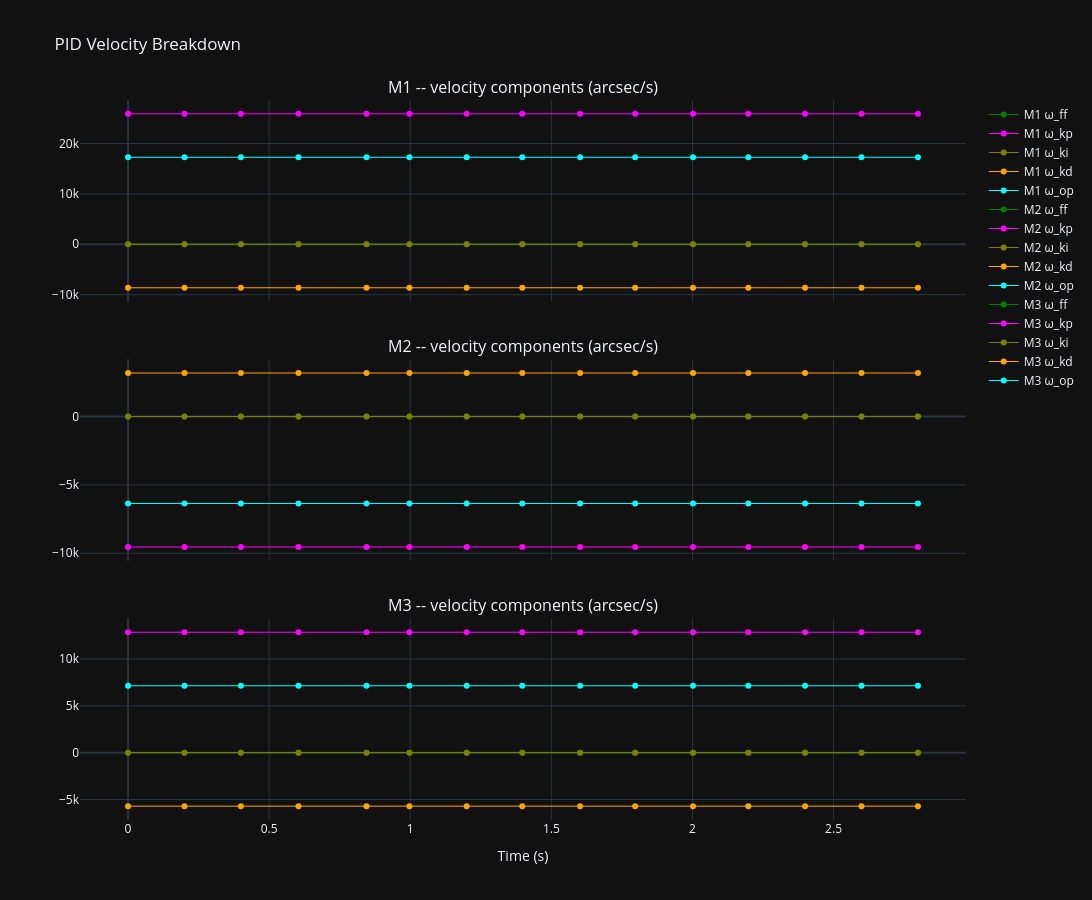

This figure's notebook cell:
### Markdown cell above
# PID: Velocity breakdown (Kp / Ki / Kd / FF / Output)

Matches the Alpaca Pilot PID Tuning page convention: Cyan = Output (ω_op, what actually
drove the motor), Magenta = Kp, Olive = Ki, Orange = Kd, Green = FF (currently ω_ff − ω_pec
combined -- PEC is not yet broken out as its own field in the payload).

### Code cell
ARCSEC = 3600  # deg -> arcsec, for readability at the scale this investigation cares about

fig = make_subplots(rows=3, cols=1, shared_xaxes=True,
    subplot_titles=[f"{ax} -- velocity components (arcsec/s)" for ax in AXES], vertical_spacing=0.08)
components = [("ω_ff", "green"), ("ω_kp", "magenta"), ("ω_ki", "olive"), ("ω_kd", "orange"), ("ω_op", "cyan")]
for i, ax in enumerate(AXES):
    row = i + 1
    for key, color in components:
        fig.add_trace(go.Scatter(x=pid_df.t_sec, y=pid_df[f"{key}_{row}"] * ARCSEC, name=f"{ax} {key}",
            line=dict(color=color, width=1)), row=row, col=1)
fig.update_xaxes(title_text="Time (s)", row=3, col=1)
fig.update_layout(height=900, width=1300, template="plotly_dark", hovermode="x unified",
    title="PID Velocity Breakdown", legend=dict(groupclick="toggleitem"))
fig.show()

### Figure 1 — Plotly figure (JSON) as saved in the notebook; plotly's stock layout.template omitted (floating-point values rounded to 4 significant figures)
{"data": [{"line": {"color": "green", "width": 1}, "name": "M1 ω_ff", "type": "scatter", "x": [0.0, 0.2, 0.4, 0.604, 0.845, 0.997, 1.2, 1.397, 1.602, 1.797, 2.002, 2.198, 2.399, 2.599, 2.799], "xaxis": "x", "y": [0.0, 0.0, 0.0, 0.0, 0.0, 0.0, 0.0, 0.0, 0.0, 0.0, 0.0, 0.0, 0.0, 0.0, 0.0], "yaxis": "y"}, {"line": {"color": "magenta", "width": 1}, "name": "M1 ω_kp", "type": "scatter", "x": [0.0, 0.2, 0.4, 0.604, 0.845, 0.997, 1.2, 1.397, 1.602, 1.797, 2.002, 2.198, 2.399, 2.599, 2.799], "xaxis": "x", "y": [25900.0, 25900.0, 25900.0, 25900.0, 25900.0, 25900.0, 25900.0, 25900.0, 25900.0, 25900.0, 25900.0, 25900.0, 25900.0, 25900.0, 25900.0], "yaxis": "y"}, {"line": {"color": "olive", "width": 1}, "name": "M1 ω_ki", "type": "scatter", "x": [0.0, 0.2, 0.4, 0.604, 0.845, 0.997, 1.2, 1.397, 1.602, 1.797, 2.002, 2.198, 2.399, 2.599, 2.799], "xaxis": "x", "y": [0.0, 0.0, 0.0, 0.0, 0.0, 0.0, 0.0, 0.0, 0.0, 0.0, 0.0, 0.0, 0.0, 0.0, 0.0], "yaxis": "y"}, {"line": {"color": "orange", "width": 1}, "name": "M1 ω_kd", "type": "scatter", "x": [0.0, 0.2, 0.4, 0.604, 0.845, 0.997, 1.2, 1.397, 1.602, 1.797, 2.002, 2.198, 2.399, 2.599, 2.799], "xaxis": "x", "y": [-8632.0, -8632.0, -8632.0, -8632.0, -8632.0, -8632.0, -8632.0, -8632.0, -8632.0, -8632.0, -8632.0, -8632.0, -8632.0, -8632.0, -8632.0], "yaxis": "y"}, {"line": {"color": "cyan", "width": 1}, "name": "M1 ω_op", "type": "scatter", "x": [0.0, 0.2, 0.4, 0.604, 0.845, 0.997, 1.2, 1.397, 1.602, 1.797, 2.002, 2.198, 2.399, 2.599, 2.799], "xaxis": "x", "y": [17260.0, 17260.0, 17260.0, 17260.0, 17260.0, 17260.0, 17260.0, 17260.0, 17260.0, 17260.0, 17260.0, 17260.0, 17260.0, 17260.0, 17260.0], "yaxis": "y"}, {"line": {"color": "green", "width": 1}, "name": "M2 ω_ff", "type": "scatter", "x": [0.0, 0.2, 0.4, 0.604, 0.845, 0.997, 1.2, 1.397, 1.602, 1.797, 2.002, 2.198, 2.399, 2.599, 2.799], "xaxis": "x2", "y": [0.0, 0.0, 0.0, 0.0, 0.0, 0.0, 0.0, 0.0, 0.0, 0.0, 0.0, 0.0, 0.0, 0.0, 0.0], "yaxis": "y2"}, {"line": {"color": "magenta", "width": 1}, "name": "M2 ω_kp", "type": "scatter", "x": [0.0, 0.2, 0.4, 0.604, 0.845, 0.997, 1.2, 1.397, 1.602, 1.797, 2.002, 2.198, 2.399, 2.599, 2.799], "xaxis": "x2", "y": [-9539.0, -9539.0, -9539.0, -9539.0, -9539.0, -9539.0, -9539.0, -9539.0, -9539.0, -9539.0, -9539.0, -9539.0, -9539.0, -9539.0, -9539.0], "yaxis": "y2"}, {"line": {"color": "olive", "width": 1}, "name": "M2 ω_ki", "type": "scatter", "x": [0.0, 0.2, 0.4, 0.604, 0.845, 0.997, 1.2, 1.397, 1.602, 1.797, 2.002, 2.198, 2.399, 2.599, 2.799], "xaxis": "x2", "y": [0.0, 0.0, 0.0, 0.0, 0.0, 0.0, 0.0, 0.0, 0.0, 0.0, 0.0, 0.0, 0.0, 0.0, 0.0], "yaxis": "y2"}, {"line": {"color": "orange", "width": 1}, "name": "M2 ω_kd", "type": "scatter", "x": [0.0, 0.2, 0.4, 0.604, 0.845, 0.997, 1.2, 1.397, 1.602, 1.797, 2.002, 2.198, 2.399, 2.599, 2.799], "xaxis": "x2", "y": [3180.0, 3180.0, 3180.0, 3180.0, 3180.0, 3180.0, 3180.0, 3180.0, 3180.0, 3180.0, 3180.0, 3180.0, 3180.0, 3180.0, 3180.0], "yaxis": "y2"}, {"line": {"color": "cyan", "width": 1}, "name": "M2 ω_op", "type": "scatter", "x": [0.0, 0.2, 0.4, 0.604, 0.845, 0.997, 1.2, 1.397, 1.602, 1.797, 2.002, 2.198, 2.399, 2.599, 2.799], "xaxis": "x2", "y": [-6360.0, -6359.0, -6359.0, -6359.0, -6359.0, -6359.0, -6359.0, -6359.0, -6359.0, -6359.0, -6359.0, -6359.0, -6359.0, -6359.0, -6360.0], "yaxis": "y2"}, {"line": {"color": "green", "width": 1}, "name": "M3 ω_ff", "type": "scatter", "x": [0.0, 0.2, 0.4, 0.604, 0.845, 0.997, 1.2, 1.397, 1.602, 1.797, 2.002, 2.198, 2.399, 2.599, 2.799], "xaxis": "x3", "y": [0.0, 0.0, 0.0, 0.0, 0.0, 0.0, 0.0, 0.0, 0.0, 0.0, 0.0, 0.0, 0.0, 0.0, 0.0], "yaxis": "y3"}, {"line": {"color": "magenta", "width": 1}, "name": "M3 ω_kp", "type": "scatter", "x": [0.0, 0.2, 0.4, 0.604, 0.845, 0.997, 1.2, 1.397, 1.602, 1.797, 2.002, 2.198, 2.399, 2.599, 2.799], "xaxis": "x3", "y": [12850.0, 12850.0, 12850.0, 12850.0, 12850.0, 12850.0, 12850.0, 12850.0, 12850.0, 12850.0, 12850.0, 12850.0, 12850.0, 12850.0, 12850.0], "yaxis": "y3"}, {"line": {"color": "olive", "width": 1}, "name": "M3 ω_ki", "type": "scatter", "x": [0.0, 0.2, 0.4, 0.604, 0.845, 0.997, 1.2, 1.397, 1.602, 1.797, 2.002, 2.198, 2.399, 2.599, 2.799], "xaxis": "x3", "y": [0.0, 0.0, 0.0, 0.0, 0.0, 0.0, 0.0, 0.0, 0.0, 0.0, 0.0, 0.0, 0.0, 0.0, 0.0], "yaxis": "y3"}, {"line": {"color": "orange", "width": 1}, "name": "M3 ω_kd", "type": "scatter", "x": [0.0, 0.2, 0.4, 0.604, 0.845, 0.997, 1.2, 1.397, 1.602, 1.797, 2.002, 2.198, 2.399, 2.599, 2.799], "xaxis": "x3", "y": [-5711.0, -5711.0, -5711.0, -5711.0, -5711.0, -5711.0, -5711.0, -5711.0, -5711.0, -5711.0, -5711.0, -5711.0, -5711.0, -5711.0, -5711.0], "yaxis": "y3"}, {"line": {"color": "cyan", "width": 1}, "name": "M3 ω_op", "type": "scatter", "x": [0.0, 0.2, 0.4, 0.604, 0.845, 0.997, 1.2, 1.397, 1.602, 1.797, 2.002, 2.198, 2.399, 2.599, 2.799], "xaxis": "x3", "y": [7139.0, 7139.0, 7139.0, 7139.0, 7139.0, 7139.0, 7139.0, 7139.0, 7139.0, 7139.0, 7139.0, 7139.0, 7139.0, 7139.0, 7139.0], "yaxis": "y3"}], "layout": {"annotations": [{"font": {"size": 16}, "showarrow": false, "text": "M1 -- velocity components (arcsec/s)", "x": 0.5, "xanchor": "center", "xref": "paper", "y": 1.0, "yanchor": "bottom", "yref": "paper"}, {"font": {"size": 16}, "showarrow": false, "text": "M2 -- velocity components (arcsec/s)", "x": 0.5, "xanchor": "center", "xref": "paper", "y": 0.64, "yanchor": "bottom", "yref": "paper"}, {"font": {"size": 16}, "showarrow": false, "text": "M3 -- velocity components (arcsec/s)", "x": 0.5, "xanchor": "center", "xref": "paper", "y": 0.28, "yanchor": "bottom", "yref": "paper"}], "height": 900, "hovermode": "x unified", "legend": {"groupclick": "toggleitem"}, "title": {"text": "PID Velocity Breakdown"}, "width": 1300, "xaxis": {"anchor": "y", "domain": [0.0, 1.0], "matches": "x3", "showticklabels": false}, "xaxis2": {"anchor": "y2", "domain": [0.0, 1.0], "matches": "x3", "showticklabels": false}, "xaxis3": {"anchor": "y3", "domain": [0.0, 1.0], "title": {"text": "Time (s)"}}, "yaxis": {"anchor": "x", "domain": [0.72, 1.0]}, "yaxis2": {"anchor": "x2", "domain": [0.36, 0.64]}, "yaxis3": {"anchor": "x3", "domain": [0.0, 0.28]}}}
